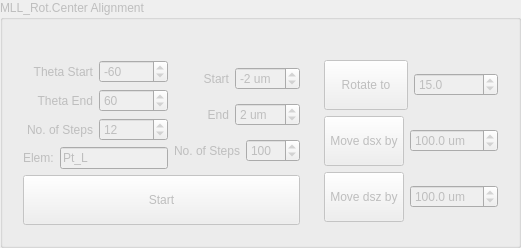
             <widget class="QGroupBox" name="groupBox_41">
              <property name="enabled">
               <bool>false</bool>
              </property>
              <property name="title">
               <string>MLL_Rot.Center Alignment</string>
              </property>
              <layout class="QGridLayout" name="gridLayout_130">
               <item row="1" column="0">
                <layout class="QGridLayout" name="gridLayout_132">
                 <item row="0" column="0">
                  <widget class="QWidget" name="widget_10" native="true">
                   <layout class="QGridLayout" name="gridLayout_133">
                    <item row="0" column="0">
                     <layout class="QGridLayout" name="gridLayout_134">
                      <item row="1" column="0" colspan="2">
                       <widget class="QPushButton" name="pb_mll_rot_align_start">
                        <property name="sizePolicy">
                         <sizepolicy hsizetype="Expanding" vsizetype="Fixed">
                          <horstretch>0</horstretch>
                          <verstretch>0</verstretch>
                         </sizepolicy>
                        </property>
                        <property name="text">
                         <string>
Start
</string>
                        </property>
                       </widget>
                      </item>
                      <item row="0" column="0">
                       <layout class="QVBoxLayout" name="verticalLayout_46">
                        <item>
                         <layout class="QVBoxLayout" name="verticalLayout_47">
                          <item>
                           <layout class="QHBoxLayout" name="horizontalLayout_89">
                            <item>
                             <widget class="QLabel" name="label_124">
                              <property name="text">
                               <string>Theta Start</string>
                              </property>
                              <property name="alignment">
                               <set>Qt::AlignRight|Qt::AlignTrailing|Qt::AlignVCenter</set>
                              </property>
                             </widget>
                            </item>
                            <item>
                             <widget class="QSpinBox" name="spinBox_14">
                              <property name="sizePolicy">
                               <sizepolicy hsizetype="Minimum" vsizetype="Fixed">
                                <horstretch>0</horstretch>
                                <verstretch>0</verstretch>
                               </sizepolicy>
                              </property>
                              <property name="suffix">
                               <string/>
                              </property>
                              <property name="minimum">
                               <number>-120</number>
                              </property>
                              <property name="maximum">
                               <number>120</number>
                              </property>
                              <property name="singleStep">
                               <number>10</number>
                              </property>
                              <property name="value">
                               <number>-60</number>
                              </property>
                              <property name="displayIntegerBase">
                               <number>10</number>
                              </property>
                             </widget>
                            </item>
                           </layout>
                          </item>
                          <item>
                           <layout class="QHBoxLayout" name="horizontalLayout_90">
                            <item>
                             <widget class="QLabel" name="label_173">
                              <property name="text">
                               <string>Theta End</string>
                              </property>
                              <property name="alignment">
                               <set>Qt::AlignRight|Qt::AlignTrailing|Qt::AlignVCenter</set>
                              </property>
                             </widget>
                            </item>
                            <item>
                             <widget class="QSpinBox" name="spinBox_21">
                              <property name="sizePolicy">
                               <sizepolicy hsizetype="Minimum" vsizetype="Fixed">
                                <horstretch>0</horstretch>
                                <verstretch>0</verstretch>
                               </sizepolicy>
                              </property>
                              <property name="suffix">
                               <string/>
                              </property>
                              <property name="minimum">
                               <number>-120</number>
                              </property>
                              <property name="maximum">
                               <number>120</number>
                              </property>
                              <property name="singleStep">
                               <number>10</number>
                              </property>
                              <property name="value">
                               <number>60</number>
                              </property>
                             </widget>
                            </item>
                           </layout>
                          </item>
                          <item>
                           <layout class="QHBoxLayout" name="horizontalLayout_91">
                            <item>
                             <widget class="QLabel" name="label_174">
                              <property name="text">
                               <string>No. of Steps</string>
                              </property>
                              <property name="alignment">
                               <set>Qt::AlignRight|Qt::AlignTrailing|Qt::AlignVCenter</set>
                              </property>
                             </widget>
                            </item>
                            <item>
                             <widget class="QSpinBox" name="spinBox_22">
                              <property name="sizePolicy">
                               <sizepolicy hsizetype="Minimum" vsizetype="Fixed">
                                <horstretch>0</horstretch>
                                <verstretch>0</verstretch>
                               </sizepolicy>
                              </property>
                              <property name="suffix">
                               <string/>
                              </property>
                              <property name="minimum">
                               <number>1</number>
                              </property>
                              <property name="maximum">
                               <number>100</number>
                              </property>
                              <property name="value">
                               <number>12</number>
                              </property>
                             </widget>
                            </item>
                           </layout>
                          </item>
                         </layout>
                        </item>
                        <item>
                         <layout class="QHBoxLayout" name="horizontalLayout_92">
                          <item>
                           <widget class="QLabel" name="label_175">
                            <property name="text">
                             <string>Elem:</string>
                            </property>
                           </widget>
                          </item>
                          <item>
                           <widget class="QLineEdit" name="lineEdit_5">
                            <property name="sizePolicy">
                             <sizepolicy hsizetype="Preferred" vsizetype="Fixed">
                              <horstretch>0</horstretch>
                              <verstretch>0</verstretch>
                             </sizepolicy>
                            </property>
                            <property name="text">
                             <string>Pt_L</string>
                            </property>
                           </widget>
                          </item>
                         </layout>
                        </item>
                       </layout>
                      </item>
                      <item row="0" column="1">
                       <layout class="QVBoxLayout" name="verticalLayout_48">
                        <item>
                         <layout class="QHBoxLayout" name="horizontalLayout_93">
                          <item>
                           <widget class="QLabel" name="label_176">
                            <property name="text">
                             <string>Start</string>
                            </property>
                            <property name="alignment">
                             <set>Qt::AlignRight|Qt::AlignTrailing|Qt::AlignVCenter</set>
                            </property>
                           </widget>
                          </item>
                          <item>
                           <widget class="QSpinBox" name="spinBox_23">
                            <property name="sizePolicy">
                             <sizepolicy hsizetype="Preferred" vsizetype="Fixed">
                              <horstretch>0</horstretch>
                              <verstretch>0</verstretch>
                             </sizepolicy>
                            </property>
                            <property name="suffix">
                             <string> um</string>
                            </property>
                            <property name="minimum">
                             <number>-15</number>
                            </property>
                            <property name="maximum">
                             <number>15</number>
                            </property>
                            <property name="singleStep">
                             <number>2</number>
                            </property>
                            <property name="value">
                             <number>-2</number>
                            </property>
                           </widget>
                          </item>
                         </layout>
                        </item>
                        <item>
                         <layout class="QHBoxLayout" name="horizontalLayout_94">
                          <item>
                           <widget class="QLabel" name="label_177">
                            <property name="text">
                             <string>End</string>
                            </property>
                            <property name="alignment">
                             <set>Qt::AlignRight|Qt::AlignTrailing|Qt::AlignVCenter</set>
                            </property>
                           </widget>
                          </item>
                          <item>
                           <widget class="QSpinBox" name="spinBox_24">
                            <property name="sizePolicy">
                             <sizepolicy hsizetype="Preferred" vsizetype="Fixed">
                              <horstretch>0</horstretch>
                              <verstretch>0</verstretch>
                             </sizepolicy>
                            </property>
                            <property name="suffix">
                             <string> um</string>
                            </property>
                            <property name="minimum">
                             <number>-15</number>
                            </property>
                            <property name="maximum">
                             <number>15</number>
                            </property>
                            <property name="singleStep">
                             <number>2</number>
                            </property>
                            <property name="value">
                             <number>2</number>
                            </property>
                           </widget>
                          </item>
                         </layout>
                        </item>
                        <item>
                         <layout class="QHBoxLayout" name="horizontalLayout_95">
                          <item>
                           <widget class="QLabel" name="label_178">
                            <property name="text">
                             <string>No. of Steps</string>
                            </property>
                            <property name="alignment">
                             <set>Qt::AlignRight|Qt::AlignTrailing|Qt::AlignVCenter</set>
                            </property>
                           </widget>
                          </item>
                          <item>
                           <widget class="QSpinBox" name="spinBox_25">
                            <property name="sizePolicy">
                             <sizepolicy hsizetype="Preferred" vsizetype="Fixed">
                              <horstretch>0</horstretch>
                              <verstretch>0</verstretch>
                             </sizepolicy>
                            </property>
                            <property name="suffix">
                             <string/>
                            </property>
                            <property name="minimum">
                             <number>1</number>
                            </property>
                            <property name="maximum">
                             <number>1000</number>
                            </property>
                            <property name="value">
                             <number>100</number>
                            </property>
                           </widget>
                          </item>
                         </layout>
                        </item>
                       </layout>
                      </item>
                     </layout>
                    </item>
                   </layout>
                  </widget>
                 </item>
                 <item row="0" column="1">
                  <widget class="QWidget" name="widget_11" native="true">
                   <layout class="QGridLayout" name="gridLayout_135">
                    <item row="0" column="0">
                     <layout class="QHBoxLayout" name="horizontalLayout_96">
                      <item>
                       <widget class="QPushButton" name="pb_mll_rot_align_move_dsth">
                        <property name="text">
                         <string>
Rotate to
</string>
                        </property>
                       </widget>
                      </item>
                      <item>
                       <widget class="QDoubleSpinBox" name="doubleSpinBox_6">
                        <property name="suffix">
                         <string/>
                        </property>
                        <property name="decimals">
                         <number>1</number>
                        </property>
                        <property name="minimum">
                         <double>-120.000000000000000</double>
                        </property>
                        <property name="maximum">
                         <double>120.000000000000000</double>
                        </property>
                        <property name="singleStep">
                         <double>5.000000000000000</double>
                        </property>
                        <property name="value">
                         <double>15.000000000000000</double>
                        </property>
                       </widget>
                      </item>
                     </layout>
                    </item>
                    <item row="1" column="0">
                     <layout class="QHBoxLayout" name="horizontalLayout_97">
                      <item>
                       <widget class="QPushButton" name="pb_mll_rot_align_move_dsx">
                        <property name="text">
                         <string>
Move dsx by
</string>
                        </property>
                       </widget>
                      </item>
                      <item>
                       <widget class="QDoubleSpinBox" name="doubleSpinBox_7">
                        <property name="suffix">
                         <string> um</string>
                        </property>
                        <property name="decimals">
                         <number>1</number>
                        </property>
                        <property name="minimum">
                         <double>-1000.000000000000000</double>
                        </property>
                        <property name="maximum">
                         <double>1000.000000000000000</double>
                        </property>
                        <property name="value">
                         <double>100.000000000000000</double>
                        </property>
                       </widget>
                      </item>
                     </layout>
                    </item>
                    <item row="2" column="0">
                     <layout class="QHBoxLayout" name="horizontalLayout_98">
                      <item>
                       <widget class="QPushButton" name="pb_mll_rot_align_move_dsz">
                        <property name="text">
                         <string>
Move dsz by
</string>
                        </property>
                       </widget>
                      </item>
                      <item>
                       <widget class="QDoubleSpinBox" name="doubleSpinBox_8">
                        <property name="suffix">
                         <string> um</string>
                        </property>
                        <property name="decimals">
                         <number>1</number>
                        </property>
                        <property name="minimum">
                         <double>-1000.000000000000000</double>
                        </property>
                        <property name="maximum">
                         <double>1000.000000000000000</double>
                        </property>
                        <property name="value">
                         <double>100.000000000000000</double>
                        </property>
                       </widget>
                      </item>
                     </layout>
                    </item>
                   </layout>
                  </widget>
                 </item>
                </layout>
               </item>
               <item row="0" column="0">
                <widget class="QLabel" name="label_179">
                 <property name="sizePolicy">
                  <sizepolicy hsizetype="Preferred" vsizetype="Fixed">
                   <horstretch>0</horstretch>
                   <verstretch>0</verstretch>
                  </sizepolicy>
                 </property>
                 <property name="text">
                  <string/>
                 </property>
                </widget>
               </item>
              </layout>
             </widget>
